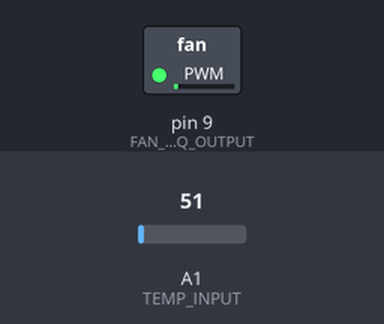
Bench run of a sketch on a simulated Arduino Uno, built with avr-gcc and run on an emulated ATmega328P. Shown: switched loads named in the sketch (green lamp = pin HIGH). The test bench sets the inputs (shaded band); at power-on: A1 (TEMP_INPUT) = 51. What the sketch prints to the serial monitor is not drawn.

Above: at 1.2 s.
1.3 s: A1 (TEMP_INPUT) set to 163
At 1.9 s:
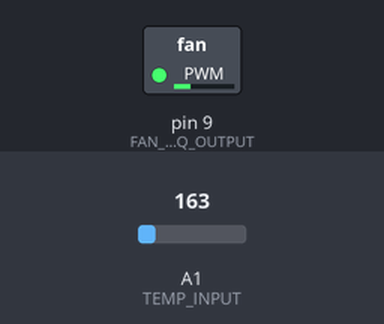
2.8 s: A1 (TEMP_INPUT) set to 112
At 3.9 s:
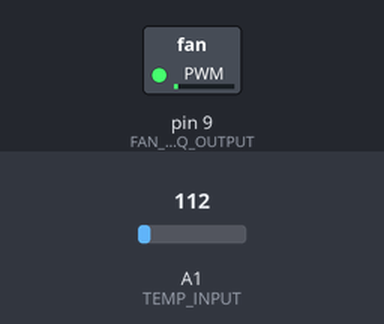
Timing chart, 0 to 5.8 s (numbered marks = the images above; inputs shaded):
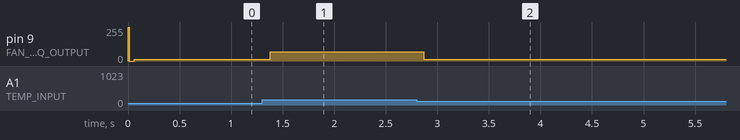

Measured:
- after the input at 1.3 s, pin 9 (FAN_FREQ_OUTPUT): 15/255 → 69/255 after 0.08 s
- after the input at 2.8 s, pin 9 (FAN_FREQ_OUTPUT): 69/255 → 15/255 after 0.07 s

The sketch:

fan_controller.ino
```cpp
/********************************************************************************************
*****  Temp input from ecu temp sensor (white): map temp=[-40...120] to voltage=[5...0] *****
*****  |-----------|---------|--------------|                                           *****
*****  |  PROFILE  |  DEBUG  |  LOOP_DELAY  |                                           *****
*****  |------------------------------------|                                           *****
*****  |    prod   |  false  |     true     |                                           *****
*****  |     qa    |  true   |     false    |                                           *****
*****  |-----------|---------|--------------|                                           *****
*********************************************************************************************/

#define TEMP_INPUT A1
#define FAN_FREQ_OUTPUT 9
#define PROFILE "qa"
#define NUM_READS 200
#define MAX_INPUT_VOLTAGE 5.1
#define TEMP_SENSOR_MIN -40
#define TEMP_SENSOR_MAX 120

String TAB = "\t";

int temp = 0;
float temp_sensor_voltage = 0;
int val = 19863; // 100Hz
byte t_low = 85;
byte t_high = 98;
byte fan_load = 0;
float duty = 0;

void setup () {
  if (PROFILE == "qa") Serial.begin(9600);
  pinMode (FAN_FREQ_OUTPUT, OUTPUT) ;

  TCCR1A = 0xE2 ;    // pins 9 and 10 in antiphase, mode 14 = fast 16 bit
  TCCR1B = 0x1A ;    // clock divide by 8
  TCNT1 = 0x0000 ;
  ICR1 = val;
  OCR1A = val;
}

void loop () {
  filterTempInput();
  fanController();
  if (PROFILE == "prod") delay(1000);
}

void fanController() {
  if (temp <= t_low) {
    fan_load = 0;
    setFanLoad();
    debug("LOW TEMP:\tSTOP_FAN");
    return;
  }

  //To prevent out of range after mapping
  if (temp >= t_high) {
    fan_load = 100;
    setFanLoad();
    debug("HIGH TEMP:\t FAN_MAX_RPM");
    return;
  }

  fan_load = map(temp, t_low , t_high, 1, 99);
  setFanLoad();
  debug();
}

void setFanLoad() {
  /** Map fan load % to voltage controller input signal from 91(0)..6(100) % */
  duty = map(fan_load, 0, 100, 91, 6);
  OCR1A = val * (1 - duty / 100);
}


int filterTempInput() {
  // read multiple values and sort them to take the mode
  float sortedValues[NUM_READS];
  for (int i = 0; i < NUM_READS; i++) {
    float value = analogRead(TEMP_INPUT);
    int j;
    if (value < sortedValues[0] || i == 0) {
      j = 0; //insert at first position
    }
    else {
      for (j = 1; j < i; j++) {
        if (sortedValues[j - 1] <= value && sortedValues[j] >= value) {
          // j is insert position
          break;
        }
      }
    }
    for (int k = i; k > j; k--) {
      // move all values higher than current reading up one position
      sortedValues[k] = sortedValues[k - 1];
    }
    sortedValues[j] = value; //insert current reading
  }

  //return scaled mode of 10 values
  float returnval = 0;
  for (int i = NUM_READS / 2 - 5; i < (NUM_READS / 2 + 5); i++) {
    returnval += sortedValues[i];
  }

  float t = round(returnval / 10);
  temp_sensor_voltage = t * MAX_INPUT_VOLTAGE / 1023;
  temp = map(t, 0, 1023, TEMP_SENSOR_MAX, TEMP_SENSOR_MIN);
}

void debug() {
  debug("");
}

void debug(String msg) {
  if (PROFILE == "prod") return;
  String debug_str = String("temp: " + temp + TAB + "fan_load: " + fan_load + TAB + "duty: " + duty + TAB + "voltage: " + temp_sensor_voltage + TAB + msg);
  Serial.println(debug_str);
}
```
